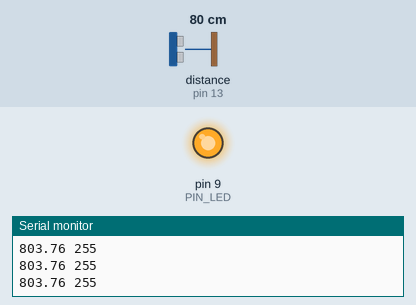
Bench run of a sketch on a simulated Arduino Uno, built with avr-gcc and run on an emulated ATmega328P. Parts: output pins drawn as LEDs (lit = HIGH), the last lines printed to the serial monitor. Wiring (inferred from the names in the program): ultrasonic range finder: trigger pin 12; echo pin 13. The inputs (shaded band) are chosen by the test bench; at power-on: distance to the obstacle (sensor on pin 13) 80 cm. The echo pulse lasts 58.3 µs per cm; pins used as bus, display or sensor lines are not drawn.

Above: at 1.2 s.
1.3 s: distance to the obstacle (sensor on pin 13) set to 18 cm
At 1.67 s:
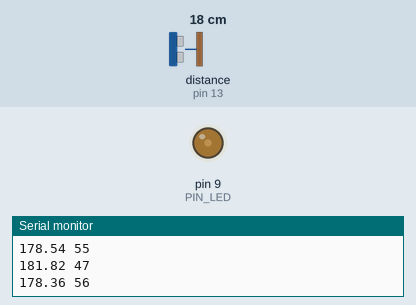
4.3 s: distance to the obstacle (sensor on pin 13) set to 2 cm
Timing chart, 0 to 7.3 s (numbered marks = the images above; inputs shaded):
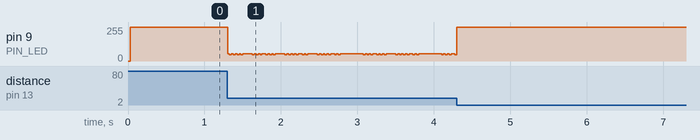

The sketch:

08_example_2.ino
```cpp
#define PIN_LED  9
#define PIN_TRIG 12   // sonar sensor TRIGGER
#define PIN_ECHO 13   // sonar sensor ECHO

#define SND_VEL 346.0     // sound velocity at 24 celsius degree (unit: m/sec)
#define INTERVAL 25       // sampling interval (unit: msec)
#define PULSE_DURATION 10 // ultra-sound Pulse Duration (unit: usec)
#define _DIST_MIN 100.0   // minimum distance to be measured (unit: mm)
#define _DIST_MAX 300.0   // maximum distance to be measured (unit: mm)

#define TIMEOUT ((INTERVAL / 2) * 1000.0) // maximum echo waiting time (unit: usec)
#define SCALE (0.001 * 0.5 * SND_VEL)     // coefficient to convert duration to distance

unsigned long last_sampling_time = 0;

void setup() {

  pinMode(PIN_LED, OUTPUT);
  pinMode(PIN_TRIG, OUTPUT);
  pinMode(PIN_ECHO, INPUT);
  digitalWrite(PIN_TRIG, LOW);

  Serial.begin(57600);
}

void loop() {
  float distance;

  if (millis() < (last_sampling_time + INTERVAL))
    return;

  distance = USS_measure(PIN_TRIG, PIN_ECHO);

  int pwmVal = 255;

  if ((distance == 0.0) || (distance < _DIST_MIN) || (distance > _DIST_MAX)) {
      pwmVal = 255;
  } else {
      if (distance <= 200.0) {
          float ratio = (distance - 100.0) / (200.0 - 100.0);
          pwmVal = 255 - (int)(ratio * 255.0);
      }
      else {
          float ratio = (300.0 - distance) / (300.0 - 200.0);
          pwmVal = 255 - (int)(ratio * 255.0);
      }
  }

  analogWrite(PIN_LED, pwmVal);

  Serial.print(distance);
  Serial.print(" ");
  Serial.println(pwmVal);

  last_sampling_time += INTERVAL;
}

float USS_measure(int TRIG, int ECHO)
{
  digitalWrite(TRIG, HIGH);
  delayMicroseconds(PULSE_DURATION);
  digitalWrite(TRIG, LOW);

  return pulseIn(ECHO, HIGH, TIMEOUT) * SCALE;
}
```
